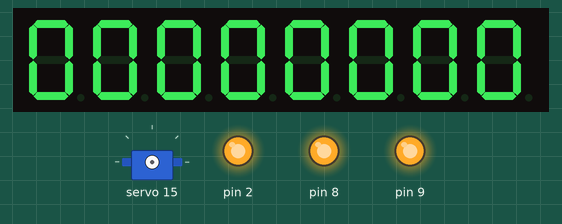
The program below on a simulated Arduino Uno, built with avr-gcc and run on an emulated ATmega328P. Parts: 8-digit seven-segment display, servo, output pins drawn as LEDs (lit = HIGH). Dashed ring = blinking. What the program prints to the serial monitor is not drawn.

Above: at 0.6 s.
At 2.6 s:
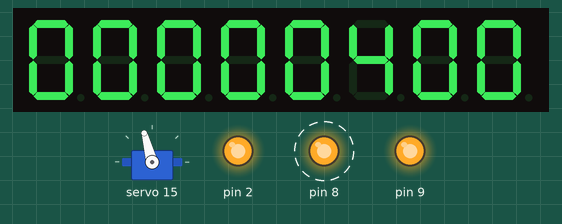
Timing chart, 0 to 130.0 s (numbered marks = the images above):
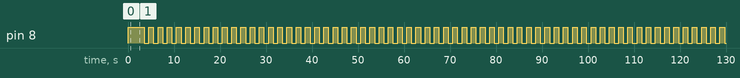

Measured:
- by itself, pin 8: alternates HIGH for 1.0 s and LOW for 1.0 s
- what the display in image 0 shows lasts 2.0 s, from 0.5 s to 2.5 s

The program:

main.cpp
```cpp
#include <Arduino.h>
#include <SPI.h>
#include <../lib/led.h>
#include <../lib/boardPins.h>
#include <../lib/leg.h>
// #include <../lib/buttonx.h>
#include <../lib/move.h>
#include <Adafruit_PWMServoDriver.h>

// int i = 0;
Led *m_ledRed = nullptr;    // pointer to Led
Led *m_ledGreen = nullptr;  // pointer to Led
Led *m_ledYellow = nullptr; // pointer to Led
Digits m_digits = Digits(DIGIT_DATA_PIN, DIGIT_CLOCK_PIN, DIGIT_CS_PIN);
// Button m_button = Button(BUTTON);
boolean m_moveForward; // move direction
Adafruit_PWMServoDriver m_servoDriver;

/**
 * Setup
 */
void setup()
{
    Serial.begin(9600);
    Serial.println("");
    Serial.println("#####################");
    Serial.println("###  Start Main 1 ####");
    Serial.println("#####################");

    // initialize digital pin LED_BUILTIN as an output.
    // pinMode(LED_BUILTIN, OUTPUT);
    // pinMode(LED_RED, OUTPUT);
    // pinMode(LED_YELLOW, OUTPUT);
    // pinMode(LED_GREEN, OUTPUT);

    m_ledRed = new Led(LED_RED);
    m_ledGreen = new Led(LED_GREEN);
    m_ledYellow = new Led(LED_YELLOW);

    m_ledRed->enable(true);
    m_ledYellow->enable(true);
    m_ledGreen->enable(true);

    m_ledRed->activate(true);
    m_ledYellow->activate(true);
    m_ledGreen->activate(true);
    delay(500);
    m_ledRed->activate(false);
    m_ledYellow->activate(false);
    m_ledGreen->activate(false);
    // delay(00);

    // m_ledRed->setTimeOnOff(500, 2000);
    // m_ledYellow->setTimeOnOff(2000, 500);
    // m_ledGreen->setTimeOnOff(5000, 1000);

    m_moveForward = true;
    m_ledRed->activate(true);
    m_servoDriver = Adafruit_PWMServoDriver();
    m_servoDriver.begin();
    m_servoDriver.setPWMFreq(60);

    m_ledGreen->activate(true);
    m_ledYellow->activate(true);

    m_digits.show(0);

    // m_digits.show(7, 6, 5, 4, 3, 2, 1, 0);
    // delay(1000);
    // m_digits.show(6, 5, 4, 3, 2, 1, 0, 7);
    // delay(1000);
    // m_digits.show(5, 4, 3, 2, 1, 0, 7, 6);
    // delay(1000);
    // m_digits.show(4, 3, 2, 1, 0, 7, 6, 5);
    // delay(1000);
    // m_digits.show(3, 2, 1, 0, 7, 6, 5, 4);
    // delay(1000);
    // m_digits.show(2, 1, 0, 7, 6, 5, 4, 3);
    // delay(1000);
    // m_digits.show(1, 0, 7, 6, 5, 4, 3, 2);
    // delay(1000);
    // m_digits.show(0, 7, 6, 5, 4, 3, 2, 1);
    // delay(1000);
    // m_digits.show(7, 6, 5, 4, 3, 2, 1, 0);

    Serial.println("");
    Serial.println("#####################");
    Serial.println("###     OUT      ####");
    Serial.println("#####################");
    delay(2000);
} // setup()

/**
 * Main loop
 */
void loop()
{
    // Serial.print("Loop: i=");
    // Serial.println(i);

    // m_ledRed->blinkLed();
    m_ledGreen->blinkLed();
    // m_ledYellow->blinkLed();

    // 100 ... 600
    unsigned int position = 400;
    m_digits.show(position);
    m_servoDriver.setPWM(15, 0, position);

    // if (m_button.isButtonPressed())
    // {
    //     // m_ledRed->activate(true);
    // }
    // else
    // {
    //     // m_ledRed->activate(false);
    // }

    // digitalWrite(LED_BUILTIN, LOW);
    // digitalWrite(LED_RED, LOW);
    // digitalWrite(LED_GREEN, LOW);
    // digitalWrite(LED_YELLOW, LOW);

    // console output
    // Serial.print("i=");
    // Serial.print(i);
    // Serial.println(".");
    // i++;
}
```

button.cpp
```cpp
#include <Arduino.h>
// #include <../lib/buttonx.h>
#include <buttonx.h>

/**
 * A button
 */

/**
 * Constructor
 */
Button::Button(unsigned int buttonPin)
{
    m_buttonPin = buttonPin;
    m_buttonState = false;

    // initialize the button pin as an input
    pinMode(m_buttonPin, INPUT);
}

/**
 * Return true if the button is pressed
 */
bool Button::isButtonPressed()
{
    // read the state of the button value
    int buttonState = digitalRead(m_buttonPin);

    // return true if the button is pressed
    return (buttonState == HIGH);
}
```

digits.cpp
```cpp
#include <Arduino.h>
#include <LedControl.h>
#include <../lib/digits.h>

/**
 * 7 Digits Display
 */

/**
 * Constructor
 * Params:
 * dataPin		pin on the Arduino where data gets shifted out
 * clockPin		pin for the clock
 * csPin		pin for selecting the device
 */
Digits::Digits()
{
}

/**
 * Constructor
 * Params:
 * dataPin		pin on the Arduino where data gets shifted out
 * clockPin		pin for the clock
 * csPin		pin for selecting the device
 */
Digits::Digits(int dataPin, int clkPin, int csPin)
{
    m_lc = LedControl(dataPin, clkPin, csPin, 1);
    init();
}

/**
 * Initialize digits
 */
void Digits::init()
{
    //The MAX72XX is in power-saving mode on startup
    m_lc.shutdown(0, false);
    m_lc.setIntensity(0, 8);  // brightness
    m_lc.clearDisplay(0);
}

/**
 * Show digits
 */
void Digits::show(byte digit7, byte digit6, byte digit5, byte digit4, byte digit3, byte digit2, byte digit1, byte digit0)
{
    m_lc.setDigit(0, 0, digit7, false);
    m_lc.setDigit(0, 1, digit6, false);
    m_lc.setDigit(0, 2, digit5, false);
    m_lc.setDigit(0, 3, digit4, false);
    m_lc.setDigit(0, 4, digit3, false);
    m_lc.setDigit(0, 5, digit2, false);
    m_lc.setDigit(0, 6, digit1, false);
    m_lc.setDigit(0, 7, digit0, false);
}

/**
 * Show a specific digit
 * @param position 0...7, position 0 is most right
 * @param digit 0...9
 */
void Digits::show(byte position, byte digit)
{
    m_lc.setDigit(0, position, digit, false);
}

/**
 * Show a specific digit
 */
void Digits::show(unsigned long number)
{
    // Extract digits from right to left
    for (int i = 7; i >= 0; i--)
    {
        int digit = number % 10; // Get the rightmost digit
        m_lc.setDigit(0, 7 - i, (byte)digit, false);
        number /= 10; // Remove the rightmost digit
    }
}

// Test digits:

//     m_digits.show(0, 0, 0, 0, 0, 0, 0, 0);
//     delay(1000);
//     m_digits.show(9,9,9,9,9,9,9,9);
// delay(waitTimer);
// m_digits.show(6, 5, 4, 3, 2, 1, 0, 7);
// delay(waitTimer);
// m_digits.show(5, 4, 3, 2, 1, 0, 7, 6);
// delay(waitTimer);
// m_digits.show(4, 3, 2, 1, 0, 7, 6, 5);
// delay(waitTimer);
// m_digits.show(3, 2, 1, 0, 7, 6, 5, 4);
// delay(waitTimer);
// m_digits.show(2, 1, 0, 7, 6, 5, 4, 3);
// delay(waitTimer);
// m_digits.show(1, 0, 7, 6, 5, 4, 3, 2);
// delay(waitTimer);
// m_digits.show(0, 7, 6, 5, 4, 3, 2, 1);
// delay(waitTimer);
// m_digits.show(7, 6, 5, 4, 3, 2, 1, 0);
// delay(waitTimer);

// m_digits.show(0,9);
// delay(waitTimer);
// m_digits.show(123);
// delay(waitTimer);
// m_digits.show(1234);
// delay(waitTimer);
// m_digits.show(123456);
// delay(waitTimer);
// m_digits.show(1234567);
// delay(waitTimer);
// m_digits.show(12345678);
```

init.cpp
```cpp
#include <Arduino.h>
#include <Wire.h>
#include <Adafruit_PWMServoDriver.h>

// PCA9685 16-Channel Servo Controller
// Adafruit_PWMServoDriver servo = Adafruit_PWMServoDriver();

// #define SERVOMIN 100  // min position of each servo
// #define SERVOMAX 600  // max position of each servo

// #define SERVO_Foot1 1  // Foot, right front
// #define SERVO_Knee1 2  // Knee, right front
// #define SERVO_Hip1 0   // Hip,  right front
// #define SERVO_0 0
// #define SERVO_1 1
// #define SERVO_2 2
// #define SERVO_3 3
// #define SERVO_4 4
// #define SERVO_14 14
// #define SERVO_15 15

// #define MODE_LEFT 0
// #define MODE_RIGHT 1
// #define MODE_STEP_LEFT 2
// #define MODE_STEP_RIGHT 3

// Bewegungsraum:
// Hip: 300..600, 20..30%,

// uint8_t servonum = 0;
// uint8_t numberOfServos = 5;
// float servoFactor = (SERVOMAX - SERVOMIN) / 100;
// int i = 0;

/**
 * Setup
 */
// void setup() {

//   Serial.begin(9600);
//   Serial.println("");
//   Serial.println("#####################");
//   Serial.println("###  Start Main  ####");
//   Serial.println("#####################");

//   // initialize digital pin LED_BUILTIN as an output.
//   pinMode(LED_BUILTIN, OUTPUT);

//   // initialized servos
//   servo.begin();
//   servo.setPWMFreq(60);
//   // servoHome();
//   // servo.writeMicroseconds(1500); //set initial servo position if desired
//   //myservo.attach(7);  //the pin for the servo control
// }

/**
 * Main loop
 */
// void loop() {

//   // console output
//   Serial.print("i=");
//   Serial.print(i);
//   Serial.println(".");
//   i++;

//   // Serial.print("Move servo: ");
//   // Serial.print(foot);
//   // Serial.println("");


//   // servo.setPWM(foot, 0, end);
//   // servoMove(SERVO_2,99,end, start);
//   // delay(3000);

//   // servo at port 15
//   servoMoveTest15();
//   delay(3000);

//   // All servos move
//   //servoMoveTestMultiple();


//   blinkLed();
// }
```

led.cpp
```cpp
#include <Arduino.h>
#include <../lib/led.h>
#include <../lib/boardPins.h>

/**
 * A single LED
 */

// default blink time 1sec-1sec
#define BLINK_TIME_OFF 1000
#define BLINK_TIME_ON 1000

/**
 * Default Constructor
 */
Led::Led() : m_pinNumber{LED_RED}
{
    m_state = AUS;
    m_timestamp = 0;
}

/**
 * Constructor
 */
Led::Led(unsigned int pinNumber) : m_pinNumber{pinNumber}
{
    init(m_pinNumber);
}

/**
 * Initialize Led
 */
void Led::init(unsigned int pinNumber)
{
    m_pinNumber = pinNumber;
    m_state = AUS;
    m_timestamp = 0;
    m_timeOn = BLINK_TIME_ON;
    m_timeOff = BLINK_TIME_OFF;
    pinMode(m_pinNumber, OUTPUT);
    digitalWrite(m_pinNumber, LOW);
}

void Led::setTimeOnOff(unsigned int timeOn, unsigned int timeOff) {
    m_timeOn = timeOn;
    m_timeOff = timeOff;
}

/**
 * Switch LED permanently on/off
 */
void Led::activate(boolean active)
{
    if (!m_enabled) {
        return;
    }
    digitalWrite(m_pinNumber, active?HIGH:LOW);
}

/**
 * Switch LED permanently on/off
 */
void Led::enable(boolean enable)
{
  m_enabled = enable;
}

/**
 * Blink LED
 */
void Led::blinkLed()
{
        if (!m_enabled) {
        return;
    }
    switch (m_state)
    {
    case AUS:
        if (millis() - m_timestamp >= m_timeOff) // Bedingung: 100 ms später
        {
            digitalWrite(m_pinNumber, HIGH); // turn the LED on (HIGH is the voltage level)

            m_timestamp = millis();
            m_state = EIN; // Neuer Zustand: EIN
        }
        break;

    case EIN:
        if (millis() - m_timestamp >= m_timeOn) // Bedingung: 100 ms später
        {
            digitalWrite(m_pinNumber, LOW); // turn the LED on (HIGH is the voltage level)

            m_timestamp = millis();
            m_state = AUS; // Neuer Zustand: AUS
        }
        break;
    }
}
```

leg.cpp
```cpp
#include <Arduino.h>
#include <../lib/leg.h>
#include <../lib/servo.h>
#include <../lib/boardPins.h>
#include <Adafruit_PWMServoDriver.h>

/**
 * A leg
 */

/**
 * Default Constructor
 */
Leg::Leg()
{
    Serial.println("Leg() Default  Constructor");
}

/**
 * Constructor
 */
Leg::Leg(Adafruit_PWMServoDriver *servoDriver, unsigned int legNumber, unsigned int servoHip, unsigned int servoKnee, unsigned int servoFoot)
{
    // Serial.println("Leg::Leg() IN");
    init(servoDriver, legNumber, servoHip, servoKnee, servoFoot);
    // Serial.println("Leg::Leg() OUT");
}

/**
 * Initialize leg
 */
void Leg::init(Adafruit_PWMServoDriver *servoDriver, unsigned int legNumber, unsigned int servoHip, unsigned int servoKnee, unsigned int servoFoot)
{
    m_legNumber = legNumber;
    m_servoNumberHip = servoHip;
    m_servoNumberKnee = servoKnee;
    m_servoNumberFoot = servoFoot;

    // Serial.print("Leg::init() IN: nHip=");
    // Serial.print(m_servoNumberHip);
    // Serial.print(", nKnee=");
    // Serial.print(m_servoNumberKnee);
    // Serial.print(", nFoot=");
    // Serial.print(m_servoNumberFoot);
    // Serial.print(", legNumber=");
    // Serial.print(m_legNumber);

    if (m_servoNumberHip != SERVO_NONE)
    {
        m_servoHip = new Servo(servoDriver, m_servoNumberHip);
        m_servoHip->servoHome();
    }
    if (m_servoNumberKnee != SERVO_NONE)
    {
        m_servoKnee = new Servo(servoDriver, m_servoNumberKnee);
        m_servoKnee->servoHome();
    }
    if (m_servoNumberFoot != SERVO_NONE)
    {
        m_servoFoot = new Servo(servoDriver, m_servoNumberFoot);
        m_servoFoot->servoHome();
    }

    // Serial.print(", servoHipAdr=");
    // Serial.print((uintptr_t)m_servoHip, HEX);
    // Serial.print(", servoKneeAdr=");
    // Serial.print((uintptr_t)m_servoKnee, HEX);
    // Serial.print(", servoFootAdr=");
    // Serial.print((uintptr_t)m_servoFoot, HEX);
    // Serial.print(", legAdr=");
    // Serial.println((uintptr_t)this, HEX);
    // Serial.println("Leg::init() OUT");
}

/**
 * Initiate a move, i.e. all three servos are initialized with their move data: speed, start, stop.
 * @param moveData array of three tupels. Each tupel has [speed, pos] data for hip, knee, foot.
 * Example: hip[speed,pos], knee[speed,pos], foot[speed,pos] --> 6 consecutive values in the array
 */
void Leg::initMove(unsigned int moveData[])
{
    // Serial.print("Leg::initMove() IN: nHip=");
    // Serial.print(m_servoNumberHip);
    // Serial.print(", nKnee=");
    // Serial.print(m_servoNumberKnee);
    // Serial.print(", nFoot=");
    // Serial.print(m_servoNumberFoot);
    // Serial.print(", legAdr=");
    // Serial.println((uintptr_t)this, HEX);

    if (m_servoNumberHip != SERVO_NONE)
    {
        m_servoHip->initMove(moveData[0], moveData[1]);
    }
    if (m_servoNumberKnee != SERVO_NONE)
    {
        m_servoKnee->initMove(moveData[2], moveData[3]);
    }
    if (m_servoNumberFoot != SERVO_NONE)
    {
        m_servoFoot->initMove(moveData[4], moveData[5]);
    }

    // Serial.print(", servoHip=");
    // Serial.print((uintptr_t)m_servoHip, HEX);
    // Serial.print(", servoKnee=");
    // Serial.println((uintptr_t)m_servoKnee, HEX);
    // Serial.print(", servoFoot=");
    // Serial.println((uintptr_t)m_servoFoot, HEX);
    // Serial.println("Leg::initMove() OUT");
}

/**
 * Initiate a move, i.e. all three servos are initialized with their move data: speed, start, stop.
 * @param moveData array of three tupels. Each tupel has [speed, pos] data for hip, knee, foot.
 * Example: hip[speed,pos], knee[speed,pos], foot[speed,pos] --> 6 consecutive values in the array
 * @param startPos take the next 6 values from the moveData array
 */
void Leg::initMove(unsigned int moveData[], unsigned int startPos)
{
    // Serial.print("Leg::initMove() IN: nHip=");
    // Serial.print(m_servoNumberHip);
    // Serial.print(", nKnee=");
    // Serial.print(m_servoNumberKnee);
    // Serial.print(", nFoot=");
    // Serial.print(m_servoNumberFoot);
    // Serial.print(", legAdr=");
    // Serial.println((uintptr_t)this, HEX);

    startPos = 6 * startPos;  // start position of the data for this move
    if (m_servoNumberHip != SERVO_NONE)
    {
        m_servoHip->initMove(moveData[startPos + 0], moveData[startPos + 1]);
    }
    if (m_servoNumberKnee != SERVO_NONE)
    {
        m_servoKnee->initMove(moveData[startPos + 2], moveData[startPos + 3]);
    }
    if (m_servoNumberFoot != SERVO_NONE)
    {
        m_servoFoot->initMove(moveData[startPos + 4], moveData[startPos + 5]);
    }

    // Serial.print(", servoHip=");
    // Serial.print((uintptr_t)m_servoHip, HEX);
    // Serial.print(", servoKnee=");
    // Serial.println((uintptr_t)m_servoKnee, HEX);
    // Serial.print(", servoFoot=");
    // Serial.println((uintptr_t)m_servoFoot, HEX);
    // Serial.println("Leg::initMove() OUT");
}

/**
 * Return true if all servos have completed their moves
 */
boolean Leg::isMoveCompleted()
{
    boolean completed = true;
    if (m_servoNumberHip != SERVO_NONE)
    {
        completed &= m_servoHip->isMoveCompleted();
    }
    if (!completed)
    {
        return false;
    }
    if (m_servoNumberKnee != SERVO_NONE)
    {
        completed &= m_servoKnee->isMoveCompleted();
    }
    if (!completed)
    {
        return false;
    }
    if (m_servoNumberFoot != SERVO_NONE)
    {
        completed &= m_servoFoot->isMoveCompleted();
    }
    return completed;
}

/**
 * Return true if all servos have completed their moves
 */
void Leg::move()
{
    if (m_servoNumberHip != SERVO_NONE)
    {
        m_servoHip->move();
    }
    if (m_servoNumberKnee != SERVO_NONE)
    {
        m_servoKnee->move();
    }
    if (m_servoNumberFoot != SERVO_NONE)
    {
        m_servoFoot->move();
    }
}
```

Source omitted: move.cpp (2881 bytes), servo.cpp (7873 bytes)
